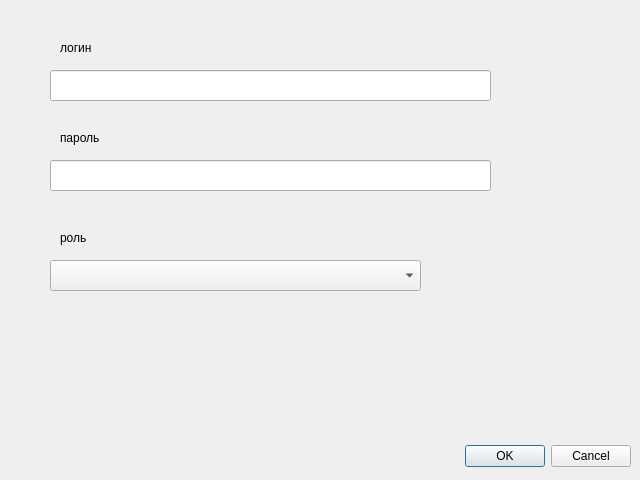
<?xml version="1.0" encoding="UTF-8"?>
<ui version="4.0">
 <class>Dialog</class>
 <widget class="QDialog" name="Dialog">
  <property name="geometry">
   <rect>
    <x>0</x>
    <y>0</y>
    <width>640</width>
    <height>480</height>
   </rect>
  </property>
  <property name="windowTitle">
   <string>Dialog</string>
  </property>
  <widget class="QDialogButtonBox" name="buttonBox">
   <property name="geometry">
    <rect>
     <x>10</x>
     <y>440</y>
     <width>621</width>
     <height>32</height>
    </rect>
   </property>
   <property name="orientation">
    <enum>Qt::Horizontal</enum>
   </property>
   <property name="standardButtons">
    <set>QDialogButtonBox::Cancel|QDialogButtonBox::Ok</set>
   </property>
  </widget>
  <widget class="QLabel" name="label">
   <property name="geometry">
    <rect>
     <x>60</x>
     <y>40</y>
     <width>55</width>
     <height>16</height>
    </rect>
   </property>
   <property name="text">
    <string>логин</string>
   </property>
  </widget>
  <widget class="QLineEdit" name="lineEdit_login">
   <property name="geometry">
    <rect>
     <x>50</x>
     <y>70</y>
     <width>441</width>
     <height>31</height>
    </rect>
   </property>
  </widget>
  <widget class="QLineEdit" name="lineEdit_password">
   <property name="geometry">
    <rect>
     <x>50</x>
     <y>160</y>
     <width>441</width>
     <height>31</height>
    </rect>
   </property>
  </widget>
  <widget class="QLabel" name="label_2">
   <property name="geometry">
    <rect>
     <x>60</x>
     <y>130</y>
     <width>55</width>
     <height>16</height>
    </rect>
   </property>
   <property name="text">
    <string>пароль</string>
   </property>
  </widget>
  <widget class="QLabel" name="label_3">
   <property name="geometry">
    <rect>
     <x>60</x>
     <y>230</y>
     <width>55</width>
     <height>16</height>
    </rect>
   </property>
   <property name="text">
    <string>роль</string>
   </property>
  </widget>
  <widget class="QComboBox" name="comboBox_role">
   <property name="geometry">
    <rect>
     <x>50</x>
     <y>260</y>
     <width>371</width>
     <height>31</height>
    </rect>
   </property>
  </widget>
 </widget>
 <resources/>
 <connections>
  <connection>
   <sender>buttonBox</sender>
   <signal>accepted()</signal>
   <receiver>Dialog</receiver>
   <slot>accept()</slot>
   <hints>
    <hint type="sourcelabel">
     <x>248</x>
     <y>254</y>
    </hint>
    <hint type="destinationlabel">
     <x>157</x>
     <y>274</y>
    </hint>
   </hints>
  </connection>
  <connection>
   <sender>buttonBox</sender>
   <signal>rejected()</signal>
   <receiver>Dialog</receiver>
   <slot>reject()</slot>
   <hints>
    <hint type="sourcelabel">
     <x>316</x>
     <y>260</y>
    </hint>
    <hint type="destinationlabel">
     <x>286</x>
     <y>274</y>
    </hint>
   </hints>
  </connection>
 </connections>
</ui>
